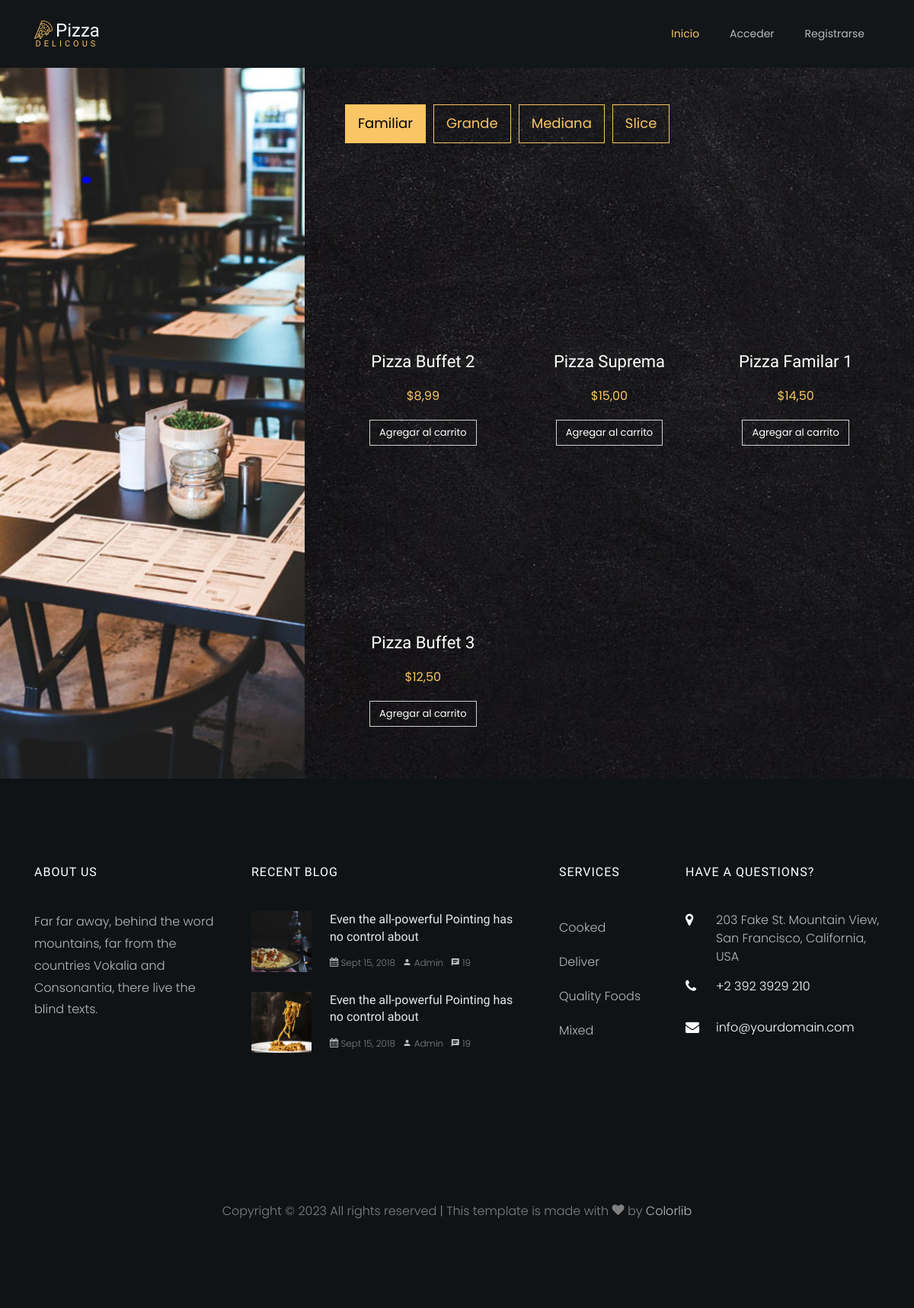
The app's page /menu/ with its own data.
### orders/models.py (models this page shows)
class Pizza(models.Model):
    id = models.AutoField(primary_key=True)  # Agrega un campo id explícito
    name = models.CharField(max_length=255)
    size = models.CharField(max_length=255)
    price = models.DecimalField(max_digits=10, decimal_places=2)
    toppings = models.ManyToManyField('Topping')
    additional_ingredients = models.ManyToManyField('AdditionalIngredient')
    image_url = models.CharField(max_length=255, default='URL_predeterminada')

### orders/views.py (the view)
# urls.py: path('menu/', views.index, name='menu'),
def index(request):
    if request.method == 'POST':
        form = PizzaForm(request.POST)
        if form.is_valid():
            form.save()
            return redirect('menu')
    else:
        form = PizzaForm()
    pizzas = Pizza.objects.all()
    pizzas_familiares = pizzas.filter(size=12)
    pizzas_grandes = pizzas.filter(size=8)
    pizzas_medianas = pizzas.filter(size=6)
    pizzas_slice = pizzas.filter(size=4)
    return render(request, 'menu.html', {
        'pizzas_familiares': pizzas_familiares,
        'pizzas_grandes': pizzas_grandes,
        'pizzas_medianas': pizzas_medianas,
        'pizzas_slice': pizzas_slice,
        'form': form,
    })

### orders/templates/menu.html (shortened to what this page needs)
{% load static %}
<!DOCTYPE html>
<html lang="en">
<head>
    <link rel="stylesheet" href="{% static 'css/open-iconic-bootstrap.min.css' %}">
    <link rel="stylesheet" href="{% static 'css/style.css' %}">
    <link rel="stylesheet" href="{% static 'css/style1.css' %}">
    <link rel="stylesheet" href="{% static 'css/flaticon.css' %}">
    <link rel="stylesheet" href="{% static 'css/owl.carousel.min.css' %}">
    <link rel="stylesheet" href="{% static 'css/animate.css' %}">
    <link rel="stylesheet" href="{% static 'css/owl.theme.default.min.css' %}">
    <link rel="stylesheet" href="{% static 'css/magnific-popup.css' %}">
    <link rel="stylesheet" href="{% static 'css/aos.css' %}">
    <link rel="stylesheet" href="{% static 'css/ionicons.min.css' %}">
    <link rel="stylesheet" href="{% static 'css/bootstrap-datepicker.css' %}">
    <link rel="stylesheet" href="{% static 'css/jquery.timepicker.css' %}">
    <link rel="stylesheet" href="{% static 'css/icomoon.css' %}">
</head>
<body>
    <nav class="navbar navbar-expand-lg navbar-dark ftco_navbar bg-dark ftco-navbar-light" id="ftco-navbar">
        <div class="container">
            <a class="navbar-brand" href="{% url 'start' %}"><span
                    class="flaticon-pizza-1 mr-1"></span>Pizza<br><small>Delicous</small></a>
            <div class="collapse navbar-collapse" id="ftco-nav">
                <ul class="navbar-nav ml-auto">
                    <li class="nav-item active"><a href="{% url 'start' %}" class="nav-link">Inicio</a></li>
                    {% if user.is_authenticated %}
                    <li class="nav-item"><a href="{% url 'menu' %}" class="nav-link">Menu</a></li>
                    <li class="nav-item"><a href="{% url 'carrito' %}" class="nav-link">Mi Carrito</a></li>
                    <li class="nav-item"><a href="{% url 'logout' %}" class="nav-link">Cerrar Sesión</a></li>
                    <li class="nav-item"><a class="nav-link">!Hola, {{ user.username }}!</a></li>
                    {% else %}
                    <li class="nav-item"><a href="{% url 'login' %}" class="nav-link">Acceder</a></li>
                    <li class="nav-item"><a href="{% url 'register' %}" class="nav-link">Registrarse</a></li>
                    {% endif %}
                </ul>
            </div>
        </div>
    </nav>
    <section class="ftco-menu">
        <div class="container-fluid">
            <div class="row d-md-flex">
                <div class="col-lg-4 ftco-animate img f-menu-img mb-5 mb-md-0"
                    style="background-image: url({% static 'images/about.jpg' %});">
                </div>
                <div class="col-lg-8 ftco-animate p-md-5">
                    <div class="row">
                        <div class="col-md-12 nav-link-wrap mb-5">
                            <div class="nav ftco-animate nav-pills" id="v-pills-tab" role="tablist"
                                aria-orientation="vertical">
                                <a class="nav-link active" id="v-pills-1-tab" data-toggle="pill" href="#v-pills-1"
                                    role="tab" aria-controls="v-pills-1" aria-selected="true">Familiar</a>
                                <a class="nav-link" id="v-pills-2-tab" data-toggle="pill" href="#v-pills-2" role="tab"
                                    aria-controls="v-pills-2" aria-selected="false">Grande</a>
                                <a class="nav-link" id="v-pills-3-tab" data-toggle="pill" href="#v-pills-3" role="tab"
                                    aria-controls="v-pills-3" aria-selected="false">Mediana</a>
                                <a class="nav-link" id="v-pills-4-tab" data-toggle="pill" href="#v-pills-4" role="tab"
                                    aria-controls="v-pills-4" aria-selected="false">Slice</a>
                            </div>
                        </div>
                        <div class="col-md-12 d-flex align-items-center">
                            <div class="tab-content ftco-animate" id="v-pills-tabContent">
                                <div class="tab-pane fade show active" id="v-pills-1" role="tabpanel"
                                    aria-labelledby="v-pills-1-tab">
                                    <div class="row">
                                        {% for pizza in pizzas_familiares %}
                                        <div class="col-md-4">
                                            <div class="menu-wrap custom-product-style">
                                                <a href="#" class="menu-img img mb-4"
                                                    style="background-image: url({{ pizza.image_url }});"></a>
                                                <div class="text">
                                                    <h3><a href="#">{{ pizza.name }}</a></h3>
                                                    <p class="price"><span>${{ pizza.price }}</span></p>
                                                    <form method="POST" action="{% url 'add_to_cart' pizza.id %}">
                                                        <button type="submit"
                                                            class="btn btn-white btn-outline-white">Agregar al
                                                            carrito</button>
                                                    </form>
                                                </div>
                                            </div>
                                        </div>
                                        {% endfor %}
                                    </div>
                                </div>
                            </div>
                        </div>
                    </div>
                </div>
            </div>
        </div>
    </section>
    <footer class="ftco-footer ftco-section img">
        <div class="container">
            <div class="row mb-5">
                <div class="col-lg-3 col-md-6 mb-5 mb-md-5">
                    <div class="ftco-footer-widget mb-4">
                        <h2 class="ftco-heading-2">About Us</h2>
                        <p>Far far away, behind the word mountains, far from the countries Vokalia and Consonantia,
                            there live the blind texts.</p>
                        <ul class="ftco-footer-social list-unstyled float-md-left float-lft mt-5">
                        </ul>
                    </div>
                </div>
                <div class="col-lg-4 col-md-6 mb-5 mb-md-5">
                    <div class="ftco-footer-widget mb-4">
                        <h2 class="ftco-heading-2">Recent Blog</h2>
                        <div class="block-21 mb-4 d-flex">
                            <a class="blog-img mr-4" style="background-image: url(images/image_1.jpg);"></a>
                            <div class="text">
                                <h3 class="heading"><a href="#">Even the all-powerful Pointing has no control about</a>
                                </h3>
                                <div class="meta">
                                    <div><a href="#"><span class="icon-calendar"></span> Sept 15, 2018</a></div>
                                    <div><a href="#"><span class="icon-person"></span> Admin</a></div>
                                    <div><a href="#"><span class="icon-chat"></span> 19</a></div>
                                </div>
                            </div>
                        </div>
                        <div class="block-21 mb-4 d-flex">
                            <a class="blog-img mr-4" style="background-image: url(images/image_2.jpg);"></a>
                            <div class="text">
                                <h3 class="heading"><a href="#">Even the all-powerful Pointing has no control about</a>
                                </h3>
                                <div class="meta">
                                    <div><a href="#"><span class="icon-calendar"></span> Sept 15, 2018</a></div>
                                    <div><a href="#"><span class="icon-person"></span> Admin</a></div>
                                    <div><a href="#"><span class="icon-chat"></span> 19</a></div>
                                </div>
                            </div>
                        </div>
                    </div>
                </div>
                <div class="col-lg-2 col-md-6 mb-5 mb-md-5">
                    <div class="ftco-footer-widget mb-4 ml-md-4">
                        <h2 class="ftco-heading-2">Services</h2>
                        <ul class="list-unstyled">
                            <li><a href="#" class="py-2 d-block">Cooked</a></li>
                            <li><a href="#" class="py-2 d-block">Deliver</a></li>
                            <li><a href="#" class="py-2 d-block">Quality Foods</a></li>
                            <li><a href="#" class="py-2 d-block">Mixed</a></li>
                        </ul>
                    </div>
                </div>
                <div class="col-lg-3 col-md-6 mb-5 mb-md-5">
                    <div class="ftco-footer-widget mb-4">
                        <h2 class="ftco-heading-2">Have a Questions?</h2>
                        <div class="block-23 mb-3">
                            <ul>
                                <li><span class="icon icon-map-marker"></span><span class="text">203 Fake St. Mountain
                                        View, San Francisco, California, USA</span></li>
                                <li><a href="#"><span class="icon icon-phone"></span><span class="text">+2 392 3929
                                            210</span></a></li>
                                <li><a href="#"><span class="icon icon-envelope"></span><span
                                            class="text">info@yourdomain.com</span></a></li>
                            </ul>
                        </div>
                    </div>
                </div>
            </div>
            <div class="row">
                <div class="col-md-12 text-center">
                    Copyright &copy;
                    <script>document.write(new Date().getFullYear());</script> All rights reserved | This template is
                    made with <i class="icon-heart" aria-hidden="true"></i> by <a href="https://colorlib.com"
                        target="_blank">Colorlib</a>
                </div>
            </div>
        </div>
    </footer>
</body>
</html>

### orders/static/css/icomoon.css (style rules this page uses)
[class^="icon-"], [class*=" icon-"] { font-family: 'icomoon' !important; speak: none; font-style: normal; font-weight: normal; font-variant: normal; text-transform: none; line-height: 1; -webkit-font-smoothing: antialiased; -moz-osx-font-smoothing: grayscale; }
.icon-heart:before { content: "\f004"; }
.icon-map-marker:before { content: "\f041"; }
.icon-calendar:before { content: "\f073"; }
.icon-phone:before { content: "\f095"; }
.icon-envelope:before { content: "\f0e0"; }
.icon-chat:before { content: "\e0b7"; }
.icon-person:before { content: "\e7fd"; }

### records on screen
Pizza: name "Pizza Buffet 2", price "8,99"
Pizza: name "Pizza Suprema", price "15,00"
Pizza: name "Pizza Familar 1", price "14,50"
Pizza: name "Pizza Buffet 3", price "12,50"
